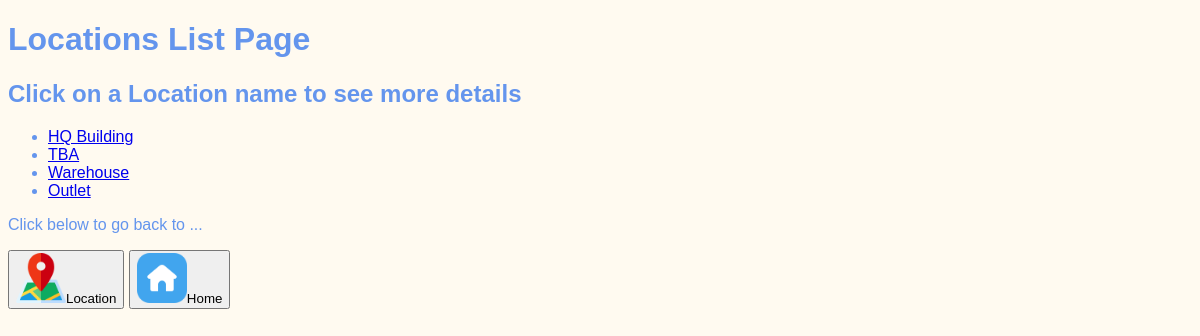
Before: /category/location with the older database file.
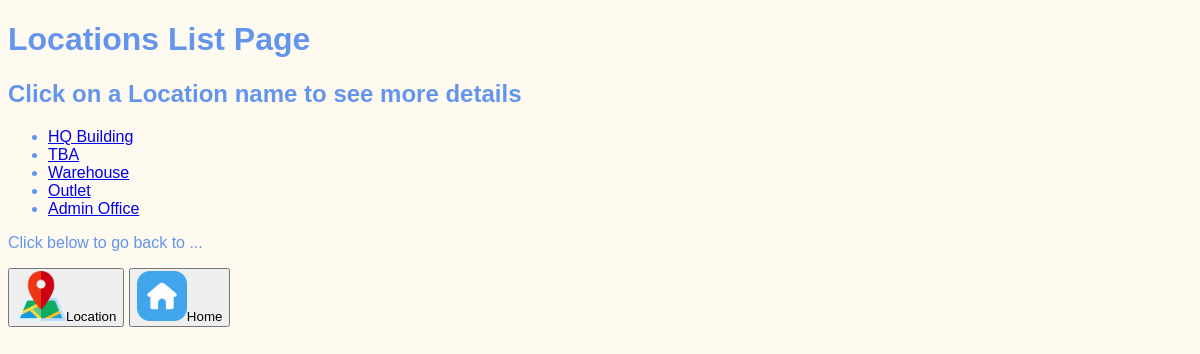
After: the same page with the newer database file.
### category/models.py (models this page shows, shortened)
class Location(models.Model):
    location_name = models.CharField(max_length=30)
    address_line_1 = models.CharField(max_length=30)
    address_line_2 = models.CharField(max_length=30)
    city = models.CharField(max_length=15)
    post_code = models.CharField(max_length=10)

### category/views.py (the view)
# urls.py: path('location', views.location_list, name="locations"),
def location_list(request):
    return render(request, "category/locations_list.html",
                  {"loclist": Location.objects.all()})

### category/templates/category/locations_list.html (shortened to what this page needs)
{% extends "base.html" %}
{% load static %}
{% block content %}
    <h1>Locations List Page</h1>
    <h2>Click on a Location name to see more details</h2>
    <ul>
      {% for location in loclist %}
        <li>
          <a href="{% url 'locationdetail' location.id %}">
            {{ location.location_name }}
          </a>
        </li>
      {% endfor %}
    </ul>
  <p>Click below to go back to ...</p>
  <p>
    <a href="{% url 'location_page' %}"><button><img src="{% static 'tpwebsite/Location.png' %}" width="50px" height="50px">Location</button></a>
    <a href="{% url 'landing_page' %}"><button><img src="{% static 'tpwebsite/Home.png' %}" width="50px" height="50px">Home</button></a>
  </p>
{% endblock %}

Changed rows visible on the page:
added Location: location_name "Admin Office"
